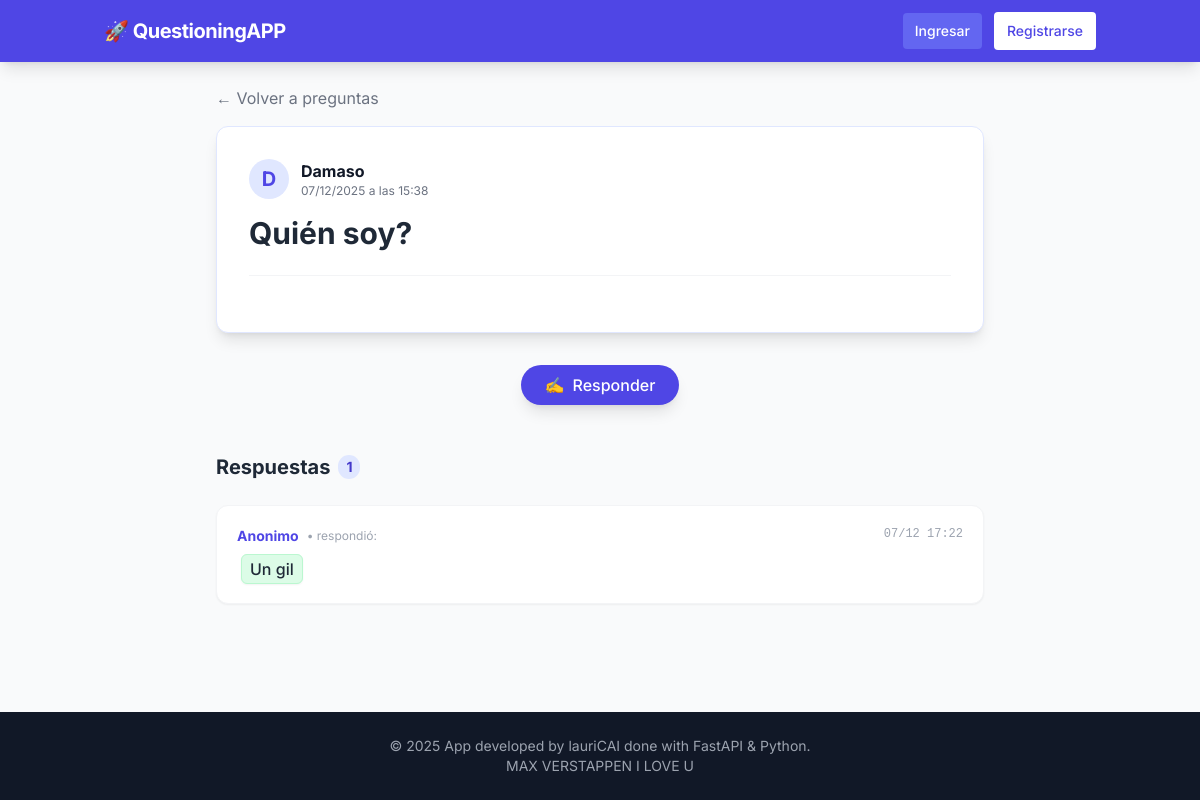
Screenshot of /question/6 with the database file from the repository.
### app/models.py (models this page shows)
class Question(SQLModel, table=True):
    id: Optional[int] = Field(default=None, primary_key=True)
    content: str = Field(default=None)
    uploaded_at: datetime = Field(default=datetime.now())
    uploaded_by: str = Field(default="Anonimo 👻")

class Answer(SQLModel, table=True):
    id: Optional[int] = Field(default=None, primary_key=True)
    content: str = Field(index=True)
    uploaded_at: datetime = Field(default=datetime.now())
    question_id: int = Field(default=None, foreign_key="question.id")
    uploaded_by: str= Field(default="Anonimo 👻")

### app/main.py (the view)
@app.get("/question/{question_id}", response_class=HTMLResponse)
async def question_detail(
        request: Request,
        question_id: int,  # FastAPI extrae este número de la URL
        session: Session = Depends(get_session)
):
    question = session.get(Question, question_id)
    query = select(Answer).where(Answer.question_id == question_id).order_by(Answer.uploaded_at.desc())
    answers = session.exec(query).all()
    if not question:
        raise HTTPException(status_code=404, detail="Pregunta no encontrada")
    return templates.TemplateResponse("questioninfo.html", {
        "request": request,
        "question": question,
        "answers": answers,
        "opciones": opciones
    })

### app/templates/questioninfo.html (shortened to what this page needs)
{% extends "base.html" %}
{% block content %}
<div class="max-w-3xl mx-auto">
    <a href="/question" class="text-gray-500 hover:text-indigo-600 mb-4 inline-flex items-center gap-1 transition">
        &larr; Volver a preguntas
    </a>
    <div class="bg-white p-8 rounded-xl shadow-lg border border-indigo-100 mb-8">
        <div class="flex items-center gap-3 mb-4">
            <div class="h-10 w-10 rounded-full bg-indigo-100 text-indigo-600 flex items-center justify-center font-bold text-xl">
                {{ question.uploaded_by[0] | upper }}
            </div>
            <div>
                <p class="font-bold text-gray-900">{{ question.uploaded_by }}</p>
                <p class="text-xs text-gray-500">{{ question.uploaded_at.strftime('%d/%m/%Y a las %H:%M') }}</p>
            </div>
        </div>
        <h1 class="text-2xl md:text-3xl font-bold text-gray-800 mb-6 leading-relaxed">
            {{ question.content }}
        </h1>
        <hr class="border-gray-100 my-6">
    </div>
    <div class="mt-8">
        <div class="text-center mb-6">
            <button id="toggle-reply"
                    class="bg-indigo-600 text-white font-medium py-2 px-6 rounded-full shadow-lg hover:bg-indigo-700 hover:scale-105 transition transform duration-200 flex items-center gap-2 mx-auto">
                <span>✍️</span> Responder
            </button>
        </div>
    </div>
    <div class="mt-12">
    <h3 class="text-xl font-bold text-gray-800 mb-6 flex items-center gap-2">
        Respuestas
        <span class="bg-indigo-100 text-indigo-700 text-sm py-0.5 px-2 rounded-full">{{ answers|length }}</span>
    </h3>
    <div class="space-y-4">
        {% for answer in answers %}
        <div class="bg-white p-5 rounded-xl shadow-sm border border-gray-100 hover:border-indigo-100 transition">
            <div class="flex justify-between items-start mb-2">
                <div class="flex items-center gap-2">
                    <span class="font-bold text-indigo-600 text-sm">{{ answer.uploaded_by }}</span>
                    <span class="text-gray-400 text-xs">• respondió:</span>
                </div>
                <span class="text-xs text-gray-400 font-mono">
                    {{ answer.uploaded_at.strftime('%d/%m %H:%M') }}
                </span>
            </div>
            <div class="text-gray-800 font-medium text-lg leading-relaxed">
                <span class="bg-green-100 text-gray-800 px-2 py-1 rounded-md text-base mx-1 border border-green-200 shadow-sm">
                    {{ answer.content }}
                </span>
            </div>
        </div>
        {% else %}
        <div class="text-center py-12 bg-gray-50 rounded-xl border border-dashed border-gray-300">
            <div class="text-4xl mb-2">🦗</div>
            <p class="text-gray-500 font-medium">¡Cri cri! Nadie ha respondido todavía.</p>
            <p class="text-sm text-gray-400">Sé el primero en mojarte.</p>
        </div>
        {% endfor %}
    </div>
</div>
</div>
{% endblock %}

### app/templates/base.html (style rules this page uses)
body { font-family: 'Inter', sans-serif; }

### rows the page displays
Question: uploaded_by "D", uploaded_by "Damaso", uploaded_at "07/12/2025 a las 15:38", content "Quién soy?"
Answer: uploaded_by "Anonimo", uploaded_at "07/12 17:22", content "Un gil"

### other values shown
{{ answers|length }} "1"
